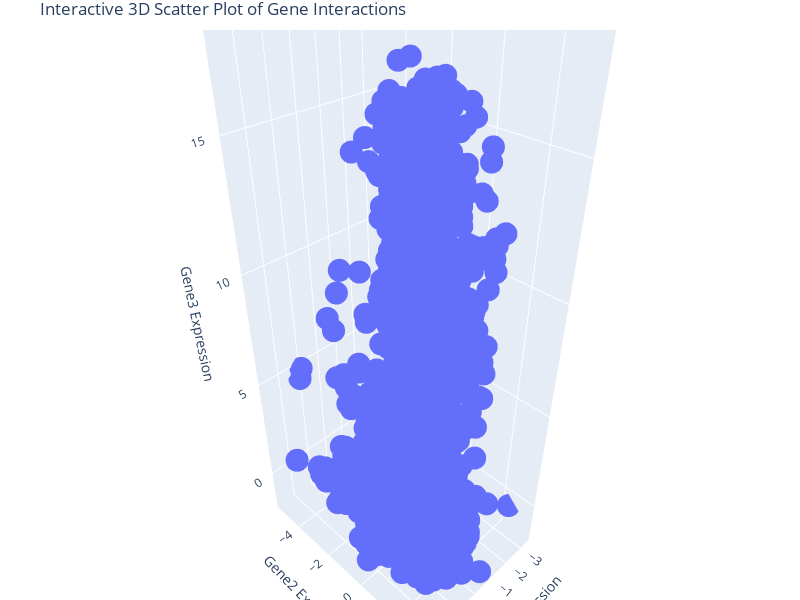

Here is the notebook cell this chart was saved with:
### Code cell
# plot the first 3 genes to see if there is a clear separation between the classes
fig = px.scatter_3d(X, x='V1', y='V2', z='V3',
                    title='Interactive 3D Scatter Plot of Gene Interactions',
                    labels={'Gene1': 'Gene1 Expression', 'Gene2': 'Gene2 Expression', 'Gene3': 'Gene3 Expression'},
                    width=800, height=600)

fig.update_layout(scene=dict(
                    xaxis_title='Gene1 Expression',
                    yaxis_title='Gene2 Expression',
                    zaxis_title='Gene3 Expression'),
                  margin=dict(l=0, r=0, b=0, t=30))

fig.show()

### Figure 1 — Plotly figure (JSON) as saved in the notebook; plotly's stock layout.template omitted (floating-point values rounded to 4 significant figures; data arrays with more than 128 entries replaced by an {"elided": "..."} marker saying what was removed)
{"data": [{"hovertemplate": "V1=%{x}<br>V2=%{y}<br>V3=%{z}<extra></extra>", "legendgroup": "", "marker": {"color": "#636efa", "symbol": "circle"}, "mode": "markers", "name": "", "scene": "scene", "showlegend": false, "type": "scatter3d", "x": {"elided": "2887 float values"}, "y": {"elided": "2887 float values"}, "z": {"elided": "2887 float values"}}], "layout": {"height": 600, "legend": {"tracegroupgap": 0}, "margin": {"b": 0, "l": 0, "r": 0, "t": 30}, "scene": {"domain": {"x": [0, 1], "y": [0, 1]}, "xaxis": {"title": {"text": "Gene1 Expression"}}, "yaxis": {"title": {"text": "Gene2 Expression"}}, "zaxis": {"title": {"text": "Gene3 Expression"}}}, "title": {"text": "Interactive 3D Scatter Plot of Gene Interactions"}, "width": 800}}
